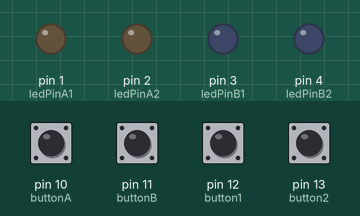
Recording of a sketch running on a simulated Arduino Uno, built with avr-gcc and run on an emulated ATmega328P. Parts: output pins drawn as LEDs (lit = HIGH). Inputs (shaded band) come from the test bench; at power-on: pin 10 (buttonA), pin 11 (buttonB), pin 12 (button1), pin 13 (button2) LOW.

Above: at 1.2 s.
1.3 s: pin 10 (buttonA) pulled HIGH for 1 s
At 3.0 s:
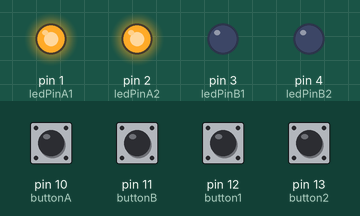
3.8 s: pin 11 (buttonB) pulled HIGH for 0.15 s
At 4.2 s:
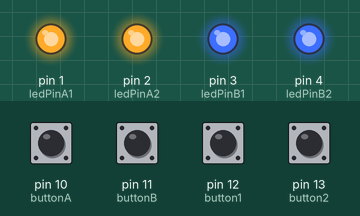
5.4 s: pin 12 (button1) pulled HIGH for 0.15 s
At 6.6 s:
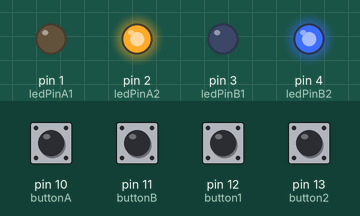
7.0 s: pin 10 (buttonA) pulled HIGH for 0.15 s
At 7.9 s:
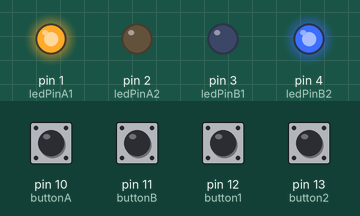
8.6 s: pin 11 (buttonB) pulled HIGH for 1 s
At 9.7 s:
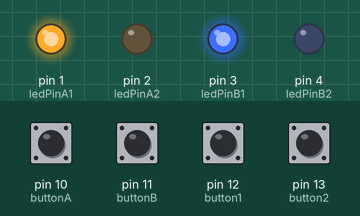
11.1 s: pin 10 (buttonA) pulled HIGH for 0.15 s
At 12.2 s:
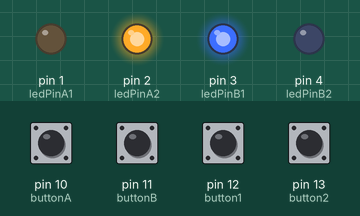
Timing chart, 0 to 13.7 s (numbered marks = the images above; inputs shaded):
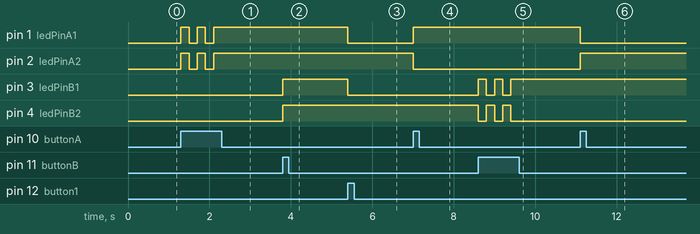

Measured:
- after the input at 1.3 s, pin 1 (ledPinA1), pin 2 (ledPinA2): alternates HIGH for 0.20 s and LOW for 0.20 s, 5 changes in all, then stays HIGH, starting at once
- after the input at 3.8 s, pin 3 (ledPinB1), pin 4 (ledPinB2): LOW → HIGH at once
- after the input at 5.4 s, pin 1 (ledPinA1), pin 3 (ledPinB1): HIGH → LOW at once
- after the input at 7.0 s, pin 1 (ledPinA1): LOW → HIGH at once; pin 2 (ledPinA2): HIGH → LOW at once
- after the input at 8.6 s, pin 3 (ledPinB1): alternates HIGH for 0.20 s and LOW for 0.20 s, 5 changes in all, then stays HIGH, starting at once; pin 4 (ledPinB2): alternates HIGH for 0.20 s and LOW for 0.20 s, 5 changes in all, then stays LOW, starting at once
- after the input at 11.1 s, pin 1 (ledPinA1): HIGH → LOW at once; pin 2 (ledPinA2): LOW → HIGH at once

The sketch:

Jan_1.0.ino
```cpp
int ledPinA1 = 1;
int ledPinA2 = 2;
int ledPinB1 = 3;
int ledPinB2 = 4;

int ledA1state = 0;
int ledA2state = 0;
int ledB1state = 0;
int ledB2state = 0;

int buttonA = 10;
int buttonB = 11;
int button1 = 12;
int button2 = 13;

int buttonAstate = 0;
int buttonBstate = 0;
int button1state = 0;
int button2state = 0;

int buttonDelay = 200;

void setup() {
  // put your setup code here, to run once:
  pinMode(ledPinA1, OUTPUT);
  pinMode(ledPinA2, OUTPUT);
  pinMode(ledPinB1, OUTPUT);
  pinMode(ledPinB2, OUTPUT);

  pinMode(buttonA, INPUT);
  pinMode(buttonB, INPUT);
  pinMode(button1, INPUT);
  pinMode(button2, INPUT);
}

void loop() {
  // put your main code here, to run repeatedly:
  ledA1state = digitalRead(ledPinA1);
  ledA2state = digitalRead(ledPinA2);
  ledB1state = digitalRead(ledPinB1);
  ledB2state = digitalRead(ledPinB2);

  buttonAstate = digitalRead(buttonA);
  buttonBstate = digitalRead(buttonB);
  button1state = digitalRead(button1);
  button2state = digitalRead(button2);

  if (buttonAstate == HIGH) {
    if (ledA1state == HIGH) {
      digitalWrite(ledPinA1, LOW);
    } else {
      digitalWrite(ledPinA1, HIGH);
    }

    if (ledA2state == HIGH) {
      digitalWrite(ledPinA2, LOW);
      delay(buttonDelay);
    } else {
      digitalWrite(ledPinA2, HIGH);
      delay(buttonDelay);
    }
  }

  if (buttonBstate == HIGH) {
    if (ledB1state == HIGH) {
      digitalWrite(ledPinB1, LOW);
    } else {
      digitalWrite(ledPinB1, HIGH);
    }

    if (ledB2state == HIGH) {
      digitalWrite(ledPinB2, LOW);
      delay(buttonDelay);
    } else {
      digitalWrite(ledPinB2, HIGH);
      delay(buttonDelay);
    }
  }

  if (button1state == HIGH) {
    if (ledA1state == HIGH) {
      digitalWrite(ledPinA1, LOW);
    } else {
      digitalWrite(ledPinA1, HIGH);
    }

    if (ledB1state == HIGH) {
      digitalWrite(ledPinB1, LOW);
      delay(buttonDelay);
    } else {
      digitalWrite(ledPinB1, HIGH);
      delay(buttonDelay);
    }
  }

  if (button2state == HIGH) {
    if (ledA2state == HIGH) {
      digitalWrite(ledPinA2, LOW);
    } else {
      digitalWrite(ledPinA2, HIGH);
    }

    if (ledB2state == HIGH) {
      digitalWrite(ledPinB2, LOW);
      delay(buttonDelay);
    } else {
      digitalWrite(ledPinB2, HIGH);
      delay(buttonDelay);
    }
  }
}
```
